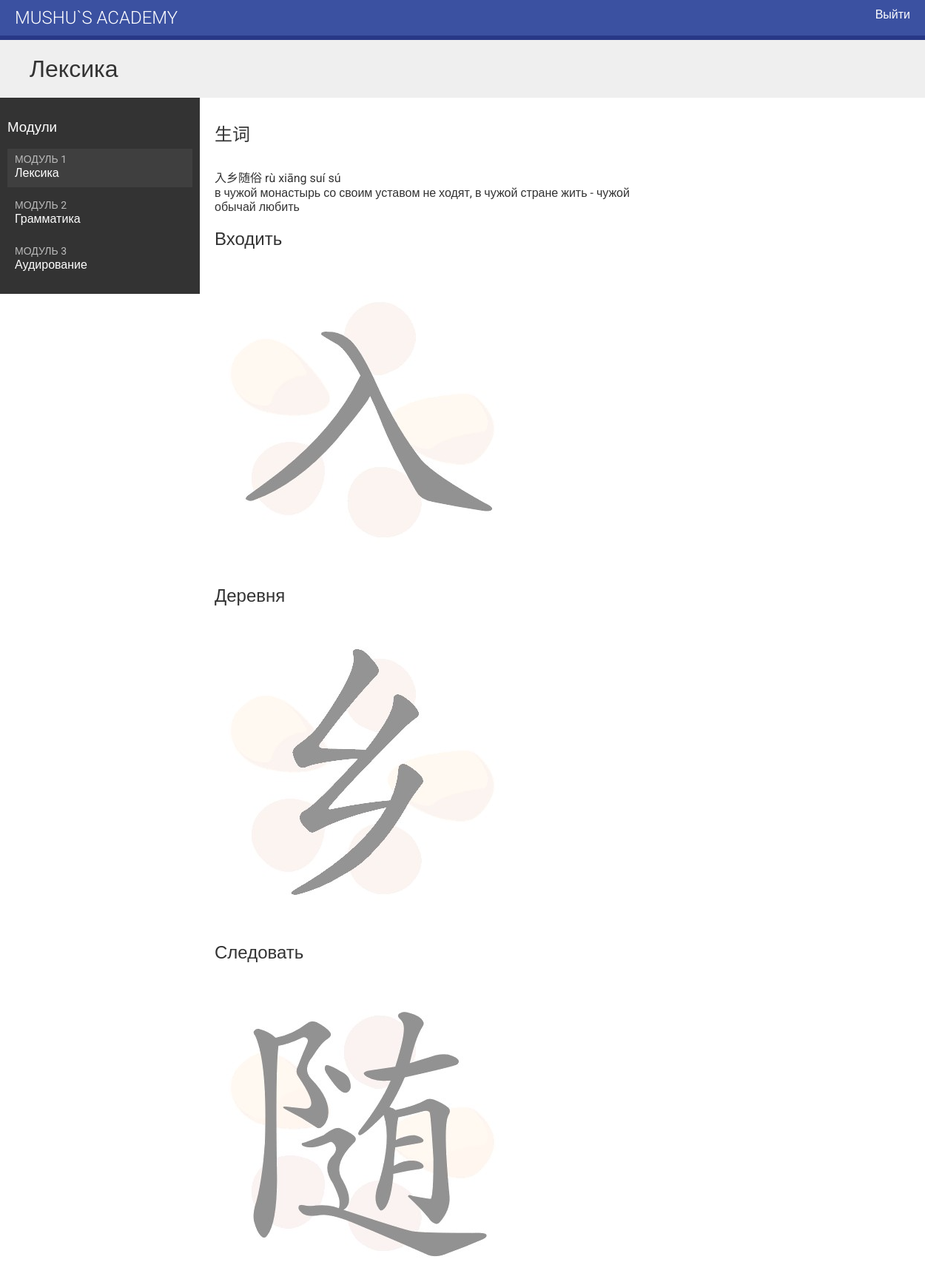
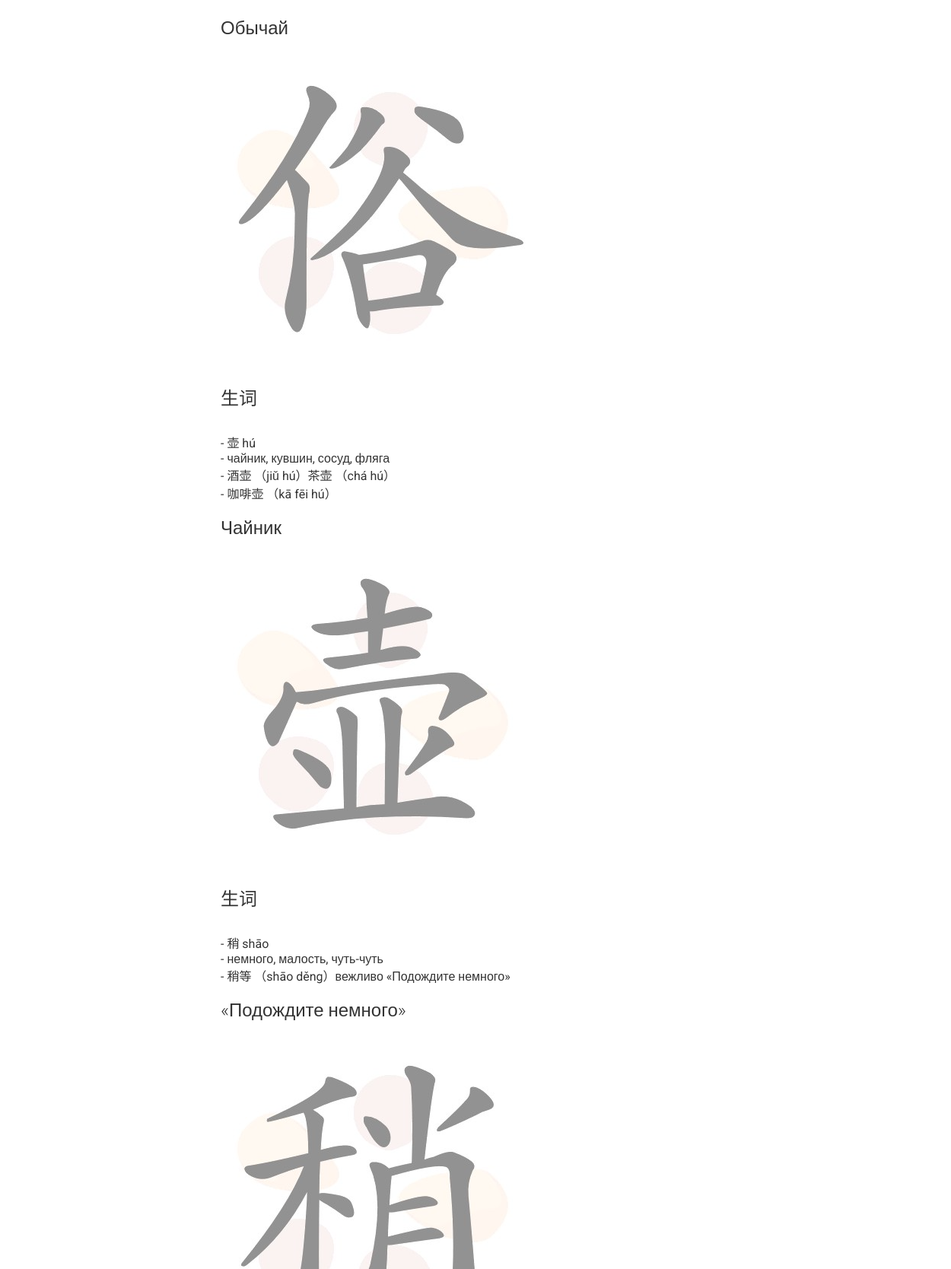
Screenshot of /students/course/10/ (signed in, upper part) with the database file from the repository (2 pictures, top to bottom).
### courses/models.py (models this page shows, shortened)
class Module(models.Model):
    course = models.ForeignKey(Course,
                               related_name='modules',
                               on_delete=models.CASCADE)
    title = models.CharField(max_length=200)
    description = models.TextField(blank=True)
    order = OrderField(blank=True, for_fields=['course'])
    class Meta:
        ordering = ['order']
    def __str__(self):
        return f'{self.order}. {self.title}'

class Content(models.Model):
    module = models.ForeignKey(Module,
                               related_name='contents',
                               on_delete=models.CASCADE)
    content_type = models.ForeignKey(ContentType,
                                     on_delete=models.CASCADE,
                                     limit_choices_to={'model__in': (
                                         'text',
                                         'video',
                                         'image',
                                         'file')})
    object_id = models.PositiveIntegerField()
    item = GenericForeignKey('content_type', 'object_id')
    order = OrderField(blank=True, for_fields=['module'])
    class Meta:
        ordering = ['order']

class ItemBase(models.Model):
    owner = models.ForeignKey(User,
                              related_name='%(class)s_related',
                              on_delete=models.CASCADE)
    title = models.CharField(max_length=250)
    created = models.DateTimeField(auto_now_add=True)
    updated = models.DateTimeField(auto_now=True)
    class Meta:
        abstract = True
    def render(self):
        return render_to_string(
            f'courses/content/{self._meta.model_name}.html',
            {'item': self})

class Text(ItemBase):
    content = models.TextField()

class Image(ItemBase):
    file = models.FileField(upload_to='images')

### students/views.py (the view)
class StudentCourseDetailView(DetailView):
    model = Course
    template_name = 'students/course/detail.html'
    def get_queryset(self):
        qs = super().get_queryset()
        return qs.filter(students__in=[self.request.user])
    def get_context_data(self, **kwargs):
        context = super().get_context_data(**kwargs)
        course = self.get_object()
        if 'module_id' in self.kwargs:
            context['module'] = course.modules.get(
                                    id=self.kwargs['module_id'])
        else:
            context['module'] = course.modules.all()[0]
        return context

### students/templates/students/course/detail.html (shortened to what this page needs)
{% extends "base.html" %}
{% load cache %}
{% block content %}
  <h1>
    {{ module.title }}
  </h1>
  <div class="contents">
    <h3>Модули</h3>
    <ul id="modules">
      {% for m in object.modules.all %}
        <li data-id="{{ m.id }}" {% if m == module %}class="selected"{% endif %}>
          <a href="{% url "student_course_detail_module" object.id m.id %}">
            <span>
              Модуль <span class="order">{{ m.order|add:1 }}</span>
            </span>
            <br>
            {{ m.title }}
          </a>
        </li>
      {% empty %}
        <li>Пока нет модулей</li>
      {% endfor %}
    </ul>
  </div>
  <div class="module">
    {% cache 600 module_contents module %}
      {% for content in module.contents.all %}
        {% with item=content.item %}
          <h2>{{ item.title }}</h2>
          {{ item.render }}
        {% endwith %}
      {% endfor %}
    {% endcache %}
  </div>
{% endblock %}

### courses/templates/courses/content/text.html
{{ item.content|linebreaks }}

### courses/templates/courses/content/image.html
<p>
  <img src="{{ item.file.url }}" alt="{{ item.title }}">
</p>

### courses/static/css/base.css (style rules this page uses)
body { margin:0; font-family:'Roboto', sans-serif; font-weight:400; color:#333; }
a { color:#283887; text-decoration:none; }
ul { float:left; }
h1, h2, h3, h4, h5, h6 { font-family:'Roboto', sans-serif; font-weight:300; }
h1 { background:#efefef; width:100%; overflow:auto; padding:20px 0 20px 40px; margin:0; }
.module { padding:10px 20px; float:left; width:600px; }
.module p { margin:10px 0 20px; width:100%; float:left; }
.contents { width:20%; padding:10px; float:left; background:#333; color: #fff; font-family:'Roboto', sans-serif; }
.contents ul { list-style:none; margin:0; padding:0; width:100%; }
.contents ul li { margin:0 0 10px 0; padding:4px 10px 10px; overflow:auto; cursor:move; }
.contents ul li.selected { background:#3f3f3f; }
.contents ul span { text-transform:uppercase; color:#bbb; font-size:14px; }
.contents ul a { display:block; color:#fff; text-decoration:none; }

### rows the page displays
Module: title "Лексика", order|add "1"
Module: order|add "2", title "Грамматика"
Module: order|add "3", title "Аудирование"
Content: item "生词", item.content "入乡随俗 rù xiāng suí sú в чужой монастырь со своим уставом не ходят, в чужой стране жить - чужой обычай любить"
Content: item "Входить", item.file (picture)
Content: item "Деревня", item.file (picture)
Content: item "Следовать", item.file (picture)
Content: item "Обычай", item.file (picture)
Content: item "生词", item.content "- 壶 hú - чайник, кувшин, сосуд, фляга - 酒壶 （jiǔ hú）茶壶 （chá hú） - 咖啡壶 （kā fēi hú）"
Content: item "Чайник", item.file (picture)
Content: item "生词", item.content "- 稍 shāo - немного, малость, чуть-чуть - 稍等 （shāo děng）вежливо «Подождите немного»"
Content: item "«Подождите немного»", item.file (picture)
